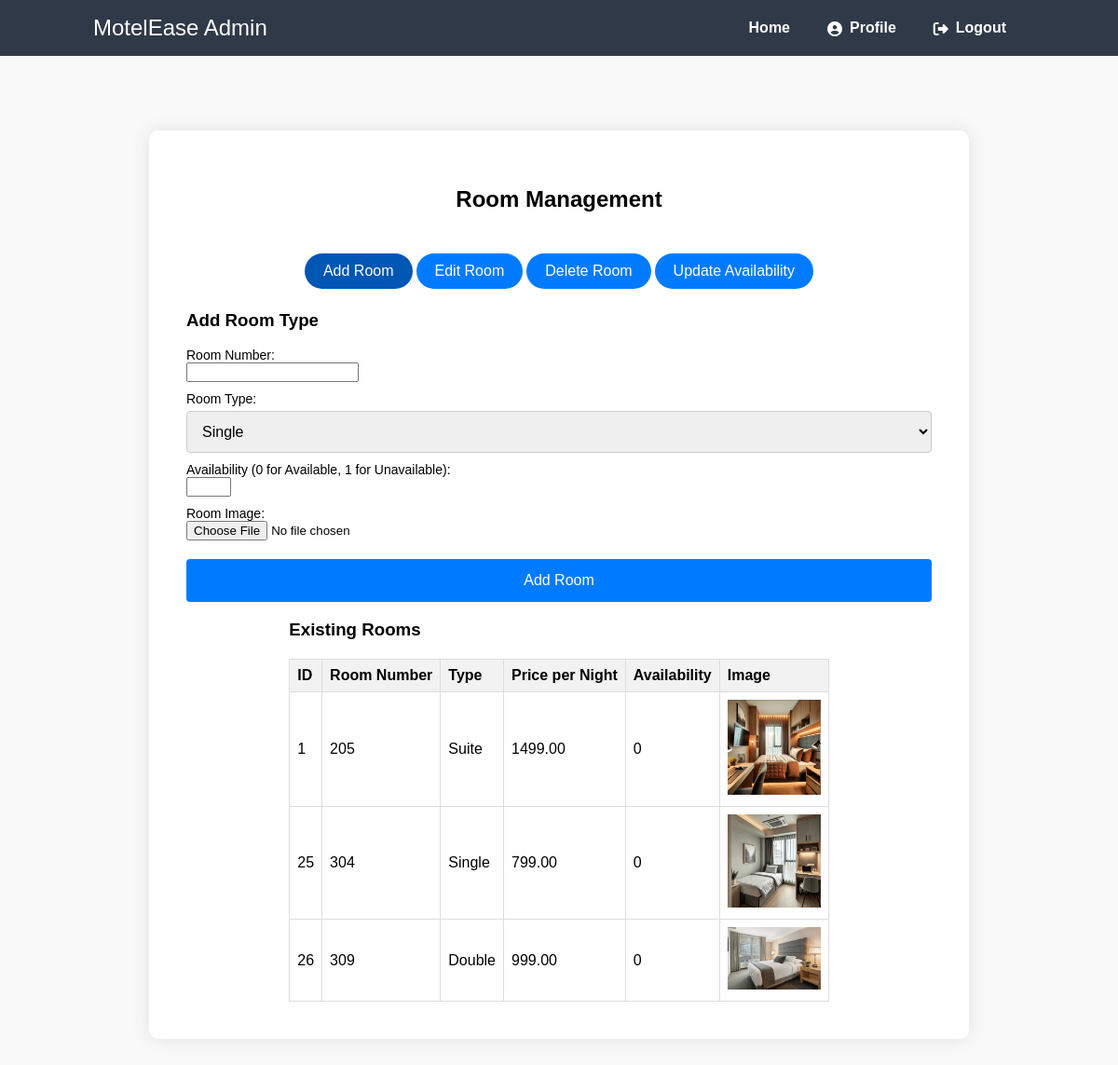
Screenshot of /ITPROGhotel/php/room_management.php (signed in) with the database file from the repository.
### tables this page shows
CREATE TABLE `rooms` (
  `id` int NOT NULL,
  `type` varchar(50) DEFAULT NULL,
  `price_per_night` decimal(10,2) DEFAULT NULL,
  `availability` int DEFAULT NULL,
  `image` mediumblob NOT NULL,
  `room_number` int NOT NULL
);

### ITPROGhotel/php/room_management.php (the view, shortened to what this page needs)
<?php
$conn = new mysqli('localhost', 'root', '', 'itproghs');
function getRooms() {
    global $conn;
    $result = $conn->query("SELECT * FROM rooms");
    return $result->fetch_all(MYSQLI_ASSOC);
}
$rooms = getRooms();
?>
<!DOCTYPE html>
<html>
<head>
    <link href="../usermgmt.css" rel="stylesheet" type="text/css">
    <link rel="stylesheet" href="https://cdnjs.cloudflare.com/ajax/libs/font-awesome/6.2.0/css/all.min.css">
</head>
<body>
    <nav class="navtop">
            <div>
                <h1>MotelEase Admin</h1>
                <a href="admin_home.php">Home</a>
                <a href="admin_profile.php"><i class="fas fa-user-circle"></i>Profile</a>
                <a href="logout.php"><i class="fas fa-sign-out-alt"></i>Logout</a>
            </div>
        </nav>
    <div class="container">
        <h2>Room Management</h2>
        <div class="toggle-container">
            <button class="active" onclick="showForm('add-form')">Add Room</button>
            <button onclick="showForm('edit-form')">Edit Room</button>
            <button onclick="showForm('delete-form')">Delete Room</button>
            <button onclick="showForm('update-availability-form')">Update Availability</button>
        </div>
        <div id="add-form" class="form-container active">
            <h3>Add Room Type</h3>
            <form method="post" enctype="multipart/form-data">
                <label for="room_number">Room Number:</label>
                <input type="number" id="room_number" name="room_number" required>
                <label for="type">Room Type:</label>
                <select id="type" name="type">
                    <option value="Single">Single</option>
                </select>
                <label for="availability">Availability (0 for Available, 1 for Unavailable):</label>
                <input type="number" id="availability" name="availability" min="0" max="1" required>
                <label for="image">Room Image:</label>
                <input type="file" id="image" name="image" accept="image/jpeg, image/png" required>
                <button type="submit" name="add">Add Room</button>
            </form>
        </div>
        <div class="existing-rooms">
            <h3>Existing Rooms</h3>
            <table>
                <thead>
                    <tr>
                        <th>ID</th>
                        <th>Room Number</th>
                        <th>Type</th>
                        <th>Price per Night</th>
                        <th>Availability</th>
                        <th>Image</th>
                    </tr>
                </thead>
                <tbody>
                    <?php foreach ($rooms as $room): ?>
                        <tr>
                            <td><?= $room['id'] ?></td>
                            <td><?= $room['room_number'] ?></td>
                            <td><?= $room['type'] ?></td>
                            <td><?= $room['price_per_night'] ?></td>
                            <td><?= $room['availability'] ?></td>
                            <td><img src="<?= $room['image'] ?>" alt="Room Image" style="width: 100px; height: auto;"></td>
                        </tr>
                    <?php endforeach; ?>
                </tbody>
            </table>
        </div>
    </div>
</body>
</html>

### ITPROGhotel/usermgmt.css (style rules this page uses)
body { font-family: 'Montserrat', sans-serif; background-color: #f9f9f9; margin: 0; padding: 0; }
.navtop { background-color: #2f3947; height: 60px; width: 100%; border: 0; }
.navtop div { display: flex; margin: 0 auto; width: 1000px; height: 100%; }
.navtop div h1, .navtop div a { display: inline-flex; align-items: center; }
.navtop div h1 { flex: 1; font-size: 24px; padding: 0; margin: 0; color: #fff; font-weight: normal; }
.navtop div a { padding: 0 20px; text-decoration: none; color: #fff; font-weight: bold; }
.navtop div a i { padding: 2px 8px 0 0; }
.container { background-color: white; padding: 40px; border-radius: 10px; box-shadow: 0 0 20px rgba(0, 0, 0, 0.1); width: 100%; max-width: 800px; display: flex; flex-direction: column; align-items: center; margin: 80px auto; }
.form-container { width: 100%; display: none; }
.form-container.active { display: block; }
.toggle-container { display: flex; justify-content: center; margin-top: 20px; }
.toggle-container button { background-color: #007BFF; border: none; padding: 10px 20px; text-align: center; text-decoration: none; display: inline-block; font-size: 16px; margin: 4px 2px; cursor: pointer; border-radius: 25px; color: white; transition: background-color 0.3s ease, transform 0.3s ease; }
.toggle-container button.active { background-color: #0056b3; }
label { display: block; font-size: 14px; margin-top: 10px; }
input[type=email], select { width: 100%; padding: 12px; margin-top: 5px; display: inline-block; border: 1px solid #ccc; border-radius: 4px; box-sizing: border-box; font-size: 16px; }
button[type=submit] { background-color: #007BFF; color: white; padding: 14px 20px; margin-top: 20px; border: none; border-radius: 4px; cursor: pointer; width: 100%; font-size: 16px; transition: background-color 0.3s ease, transform 0.3s ease; }
table { width: 100%; border-collapse: collapse; margin-top: 20px; }
th, td { border: 1px solid #ddd; padding: 8px; }
th { background-color: #f2f2f2; text-align: left; }

### rows the page displays
rooms: id "1", room_number "205", type "Suite", price_per_night "1499.00", availability "0", image (picture)
rooms: id "25", room_number "304", type "Single", price_per_night "799.00", availability "0", image (picture)
rooms: id "26", room_number "309", type "Double", price_per_night "999.00", availability "0", image (picture)
